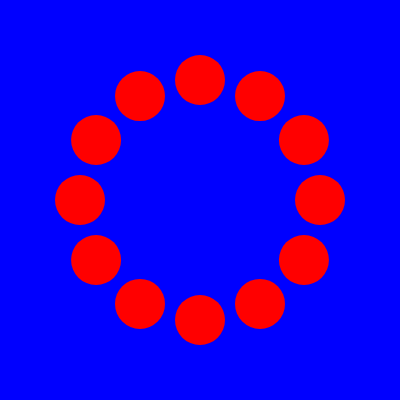
Frame 1 (no input)
Frame 60 (no input): identical to frame 1, image omitted
Frame 120 (the mouse pressed at the canvas centre since frame 60): identical to frame 1, image omitted

The p5.js sketch that drew this single still picture (run headless with seeded random() and noise() and a simulated clock; from frame 60 on, the mouse is pressed at the canvas centre):

// p5.js sketch
// ── sketch.js
function setup() {
  createCanvas(400, 400);
  noStroke();
  fill(255, 0, 0);
}

function draw() {
  background(0, 0, 255);
  translate(width / 2, height / 2);

  // 12 cercles disposes en rond
  var nombre = 12;
  for (var i = 0; i < nombre; i++) {
    var angle = (TWO_PI / nombre) * i;
    var x = cos(angle) * 120;
    var y = sin(angle) * 120;
    circle(x, y, 50);
  }
}
